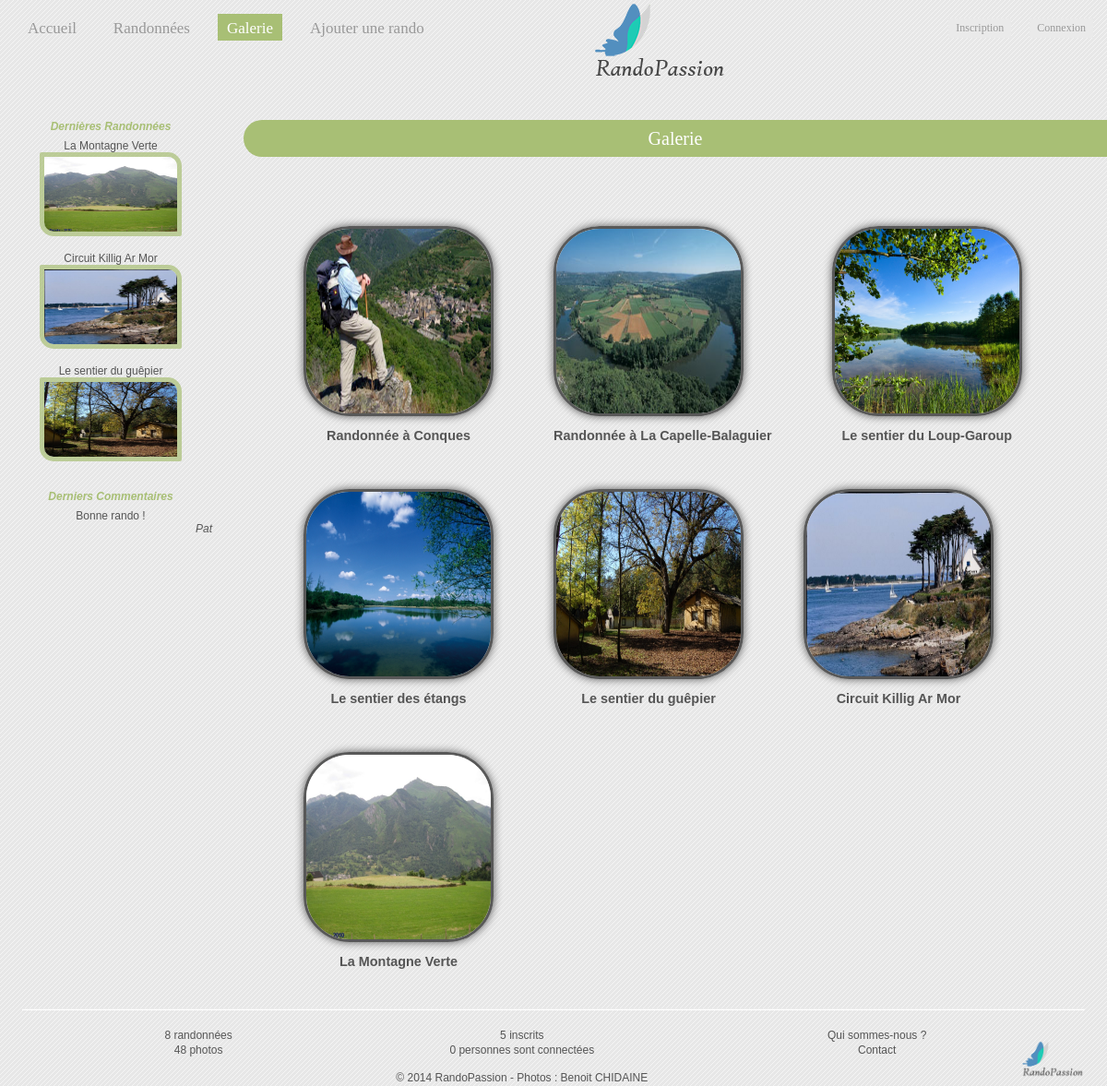
/index.php?page=galerie, run on the app's committed database.
### tables this page shows
CREATE TABLE IF NOT EXISTS `rando` (
	`code` int(10) NOT NULL AUTO_INCREMENT,
	`titre` varchar(150) NOT NULL,
	`longueur` float unsigned NOT NULL,
	`duree` time NOT NULL,
	`difficulte` int(1) NOT NULL,
	`descriptif` text NOT NULL,
	`note` int(1) DEFAULT NULL,
	`point_eau` tinyint(1) DEFAULT NULL,
	`denivele` int(4) DEFAULT NULL,
	`equipement` varchar(150) DEFAULT NULL,
	`date_insertion` datetime NOT NULL,
	`valide` tinyint(1) NOT NULL,
	`parcours` int(10) DEFAULT NULL,
	`departement` varchar(2) DEFAULT NULL,
	`photo_principale` int(10) NOT NULL,
	`auteur` varchar(30) NOT NULL,
	`galerie` int(10) DEFAULT NULL,
	PRIMARY KEY (`code`),
	FOREIGN KEY (`parcours`) REFERENCES `parcours`(`id`),
	FOREIGN KEY (`departement`) REFERENCES `departements`(`num_departement`),
	FOREIGN KEY (`photo_principale`) REFERENCES `photo`(`numero`),
	FOREIGN KEY (`auteur`) REFERENCES `membre`(`pseudo`),
	FOREIGN KEY (`galerie`) REFERENCES `galerie`(`numero`),
	CHECK (difficulte BETWEEN 0 and 5),
	CHECK (note BETWEEN 0 and 5)
);

CREATE TABLE IF NOT EXISTS `photo` (
	`numero` int(10) NOT NULL AUTO_INCREMENT,
	`nom` blob NOT NULL,
	`galerie` int(10) NOT NULL,
	`descriptif` text DEFAULT NULL,
	`valide` tinyint(1) NOT NULL,
	PRIMARY KEY (`numero`),
	FOREIGN KEY (`galerie`) REFERENCES `galerie`(`numero`)
);

CREATE TABLE IF NOT EXISTS `commentaire` (
	`numero` int(10) NOT NULL AUTO_INCREMENT,
	`date` datetime NOT NULL,
	`auteur` varchar(30) NOT NULL,
	`code_rando` int(10) NOT NULL,
	`commentaire` text NOT NULL,
	`note` int(1) DEFAULT NULL,
	`valide` tinyint(1) DEFAULT NULL,
	PRIMARY KEY (`numero`),
	FOREIGN KEY (`code_rando`) REFERENCES `rando`(`code`),
	FOREIGN KEY (`auteur`) REFERENCES `membre`(`pseudo`),
	CHECK (note BETWEEN 0 and 5)
);

### Controller/c_galerie.php (called while the page is built)
<?php
include_once('bin/params.php');
include_once('Models/m_galerie.php');
$liste_galerie = get_galerie();
include_once('View/v_galerie.php');

### Controller/c_activitees_recentes.php (called while the page is built)
<?php
include_once('bin/params.php');
include_once('Models/m_activitees_recentes.php');
$liste_rando = last_rando(3);
$liste_com = last_comment(3);
include_once('View/v_activitees_recentes.php');

### Models/m_activitees_recentes.php (called while the page is built, shortened)
<?php
function last_rando($nombre){
	global $bdd;
	$query = '	SELECT rando.code, rando.titre, photo.nom AS nom_photo , galerie.nom AS nom_galerie
				FROM rando, photo, galerie
				WHERE rando.photo_principale = photo.numero
				AND photo.galerie = galerie.numero
				AND rando.valide = 1
				ORDER BY date_insertion DESC
				LIMIT 0, '.$nombre;
	$exec = $bdd->query($query) or die(print_r($erreur -> errorInfo()));
	$data = $exec->fetchAll();
	return $data;
}
function last_comment($nombre){
	global $bdd;
	$query = '	SELECT commentaire, auteur
				FROM commentaire
				ORDER BY date DESC
				LIMIT 0, '.$nombre;
	$exec = $bdd->query($query) or die(print_r($erreur -> errorInfo()));
	$data = $exec->fetchAll();
	return $data;
}

### Models/m_galerie.php (called while the page is built, shortened)
<?php
	function get_galerie(){
		global $bdd;
		$reqStr = '	SELECT *, photo.nom AS nom_photo, galerie.nom AS nom_galerie, galerie.numero AS num_galerie
					FROM rando, photo, galerie
				   	WHERE rando.photo_principale = photo.numero
				   	AND rando.galerie IS NOT NULL
					AND photo.galerie = galerie.numero
					AND rando.valide = 1';
		$req = $bdd->query($reqStr);
		$res = $req->fetchAll();
		return $res;
}

### View/v_galerie.php (the view, shortened to what this page needs)
<!DOCTYPE html>
<html lang="fr">
	<body>
        <div id="corps">
            <?php include_once('Controller/c_activitees_recentes.php'); ?>
            <section id="galerie">
                <div class="titre">Galerie</div>
            <?php
                echo '<ul>';
                    foreach ($liste_galerie as $rando) {
                        echo '<li>';
                            echo '<a href="index.php?page=visualisation_galerie&num_galerie='.$rando['num_galerie'].'"><img src="Resources/Galerie/'.$rando['nom_galerie'].'/'.$rando['nom_photo'].'" id="img_couverture"/></a>';
                            echo '<center><span id="titre_galerie">'.$rando['titre'].'</span></center>';
                        echo '</li>';
                    }
            ?>
            </section>
        </div>
	</body>
</html>

### View/v_activitees_recentes.php
<aside>
    <h3>Dernières Randonnées</h3>
		<?php
        foreach($liste_rando as $rando){
			echo '	<a href="index.php?page=fiche_rando&code='.$rando['code'].'">
						'.$rando['titre'].'</br>
						<img src="Resources/Galerie/'.$rando['nom_galerie'].'/'.$rando['nom_photo'].'" width="144px" height="81px;"/>
					</a><br/><br/>
			';
        }
        ?>
    <br/>
	<h3>Derniers Commentaires</h3>
		<?php
        foreach($liste_com as $com){
			echo $com['commentaire'].'</br>';
			echo '<a href="index.php?page=profil&pseudo='.$com['auteur'].'"><em>'.$com['auteur'].'</em></a><br/><br/>';
        }
        ?>
</aside>

### CSS/Design.css (style rules this page uses)
* { font-family: "Lucida Sans Unicode", "Lucida Grande", sans-serif; font-size: 12px; color: #555555; padding: 0px; margin: 0px; text-decoration: none; list-style-type: none; outline: none; resize: none; border: none; }
html, body { background-image: url(../Resources/Images/DSC00467.jpg); background-color: #A8BF75; background-repeat: no-repeat; background-position: 0px 0px; background-attachment: fixed; background-size: 100% 100%; min-width: 1000px; width: 100%; height: 100%; }
h3 { color: #A8BF75; font-size: 12px; text-align: center; margin-bottom: 7px; font-style: italic; }
.titre { background-color: #A8BF75; text-align: center; line-height: 40px; font-family: Kalinga; font-size: 20px; color: #FFF; border-bottom-left-radius:25px; border-top-left-radius:25px; margin-bottom: 25px; }
div#corps { width: 1200px; height: auto; min-height: 100%; margin-left: auto; margin-right: auto; background-color: #FFFFFF; background-image: url(../Resources/Images/rayure.png); background-repeat: repeat; box-shadow: 0px 0px 50px 0px rgba(0, 0, 0, 0.7); }
aside { display: inline-block; float: left; width: 20%; height: auto; min-height: 550px; text-align: center; overflow: hidden; }
aside img { border-radius: 2px; border-bottom-left-radius: 15px; border-top-right-radius: 15px; border-style: solid; border-color: rgba(168, 191, 117, 0.7); border-width: 5px; }
aside em { float: right; margin-right: 10px; }
section { float: right; width: 78%; height: auto; min-height: 500px; }
section#galerie ul li { display: block; float: left; margin-left: 65px; margin-top: 50px; }
section#galerie ul li img#img_couverture { width: 200px; height: 200px; box-shadow: 0px 0px 10px #585858; border: 3px solid #585858; border-radius: 50px; }
section#galerie ul li a { display: block; margin-bottom: 10px; position: relative; top: 0; transition: all 0.2s ease-in; -moz-transition: all 0.2s ease-in; -webkit-transition: all 0.2s ease-in; }
section#galerie ul li span#titre_galerie { font-size: 1.2em; font-weight: bold; }

### data on the page
rando: titre "La Montagne Verte", photo_principale.nom (picture)
rando: titre "Circuit Killig Ar Mor", photo_principale.nom (picture)
rando: titre "Le sentier du guêpier", photo_principale.nom (picture)
commentaire: commentaire "Bonne rando !", auteur "Pat"
rando: photo_principale.nom (picture), titre "Randonnée à Conques"
rando: photo_principale.nom (picture), titre "Randonnée à La Capelle-Balaguier"
rando: photo_principale.nom (picture), titre "Le sentier du Loup-Garoup"
rando: photo_principale.nom (picture), titre "Le sentier des étangs"

### other printed values
$nb_rando "8"
$nb_membre "5"
$nb_photo "48"
$nb_connecte "0"
